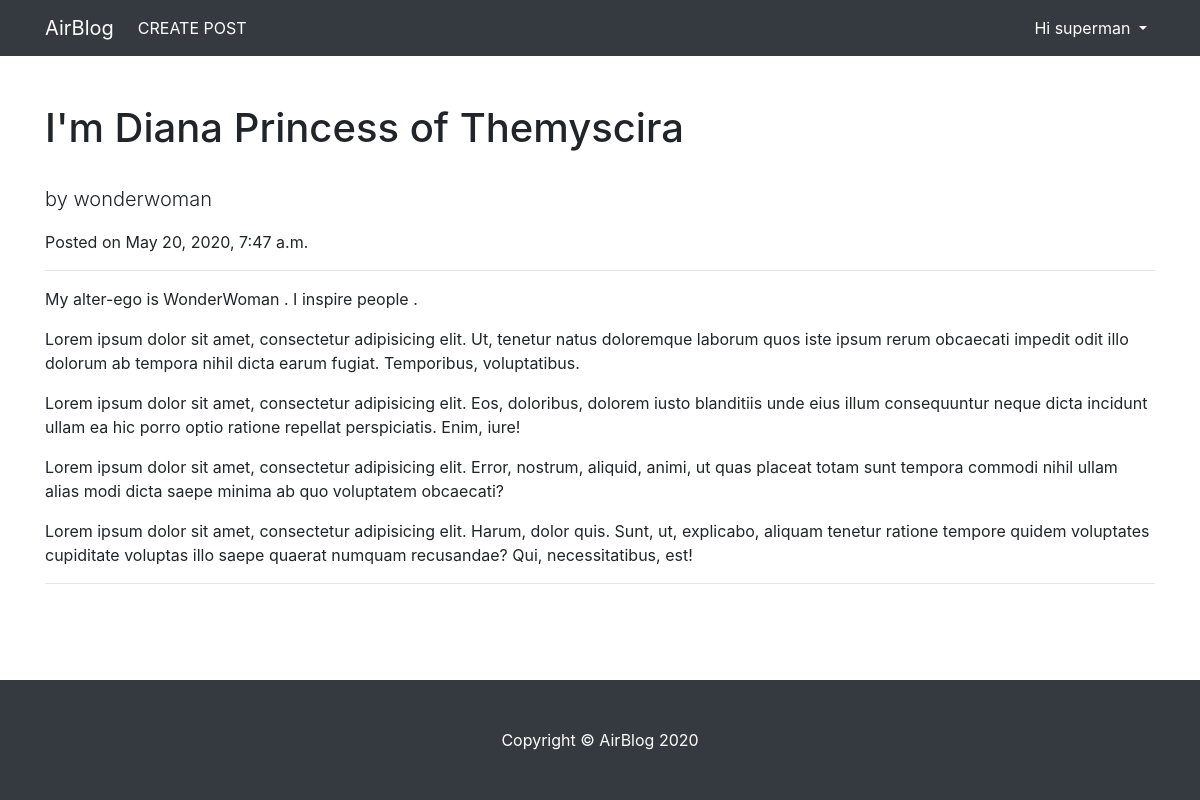
Screenshot of /relations/2/detail (signed in) with the database file from the repository.
### relations/models.py (models this page shows, shortened)
class relativity(models.Model):
    author = models.ForeignKey(User, on_delete=models.CASCADE)
    title = models.CharField(max_length=50)
    desc  = models.TextField(max_length=100)
    tech  = models.CharField(max_length=50)
    time  = models.DateTimeField(auto_now_add=True)

### relations/views.py (the view)
# urls.py: path('<int:pk>/detail', RetriveThePost.as_view() ,name ="detail"),
class RetriveThePost(PostObjectMixin,LoginRequiredMixin,View):
    template_name="relations/retrivepost.html"
    login_url = "authbasic:signin"
    def get(self,request,id=None,*args, **kwargs):
        content = {}
        obj = self.get_object()
        if obj is not None:
            form = TheEditorUpdater(instance=obj)
            content['obj'] = obj
        return render(request,self.template_name,content)

### relations/views.py (called while the page is built)
    def get_object(self):
        pk = self.kwargs.get("pk")
        obj = None
        if id is not None:
            obj = get_object_or_404(self.model,pk=pk)
        return obj

### templates/relations/retrivepost.html (shortened to what this page needs)
{% extends 'myblog/base.html' %}
{% load static %}
{% block body %}
<div>
  <h1 class="mt-4">{{obj.title}}</h1><br>
  <p class="lead">
    by
    {{obj.author.username}} &nbsp;
  </p>
  <p>Posted on {{obj.time}}</p>
  <hr>
  <p>
    {{obj.desc}}
  </p>
  <p>
    Lorem ipsum dolor sit amet, consectetur adipisicing elit. Ut, tenetur natus
    doloremque laborum quos iste ipsum rerum obcaecati impedit odit illo dolorum
    ab tempora nihil dicta earum fugiat. Temporibus, voluptatibus.
  </p>
  <p>
    Lorem ipsum dolor sit amet, consectetur adipisicing elit. Eos, doloribus,
    dolorem iusto blanditiis unde eius illum consequuntur neque dicta incidunt
    ullam ea hic porro optio ratione repellat perspiciatis. Enim, iure!
  </p>
  <p>
    Lorem ipsum dolor sit amet, consectetur adipisicing elit. Error, nostrum,
    aliquid, animi, ut quas placeat totam sunt tempora commodi nihil ullam alias
    modi dicta saepe minima ab quo voluptatem obcaecati?
  </p>
  <p>
    Lorem ipsum dolor sit amet, consectetur adipisicing elit. Harum, dolor quis.
    Sunt, ut, explicabo, aliquam tenetur ratione tempore quidem voluptates
    cupiditate voluptas illo saepe quaerat numquam recusandae? Qui,
    necessitatibus, est!
  </p>
  <hr />
</div>
{% endblock body %}

### templates/myblog/nav.html (shortened to what this page needs)
{% block nav %}
<nav class="navbar navbar-expand-lg navbar-dark bg-dark">
  <div class="container">
    <a class="navbar-brand" href="
    {% if user.is_authenticated %}
      {% url 'relations:read' %}
    {% else %}
      {% url 'authbasic:index' %}
    {% endif %}">AirBlog</a>
    <div class="collapse navbar-collapse" id="navbarstplate">
      <ul class="navbar-nav mr-auto">
       {% if user.is_authenticated %}
         <li class="nav-item active">
          <a class="nav-link" href="{% url 'relations:create' %}">
            CREATE POST <span class="sr-only">(current)</span></a
          >
        </li>
       {% else %}
        <li class="nav-item">
        </li>
       {% endif %}
      </ul>
      <ul class="navbar-nav navbar-right">
        <li class="nav-item active dropdown">
          <a
            class="nav-link dropdown-toggle"
            href="#"
            id="dropdown07"
            data-toggle="dropdown"
            aria-haspopup="true"
            aria-expanded="false"
            >{% if user.is_authenticated %} Hi {{user.username}} {% else %} AUTH USER {% endif %}</a
          >
        </li>
      </ul>
    </div>
  </div>
</nav>
{% endblock nav %}

### templates/myblog/base.html (style rules this page uses)
a { text-decoration: none !important; }
a:link { color: red; }
html, body { height: 100% !important; margin: 0 !important; }
body { display: flex; flex-direction: column; }

### rows the page displays
relativity: title "I'm Diana Princess of Themyscira", author.username "wonderwoman", time "May 20, 2020, 7:47 a.m.", desc "My alter-ego is WonderWoman . I inspire people ."

### other values shown
{{ user.username }} "superman"
